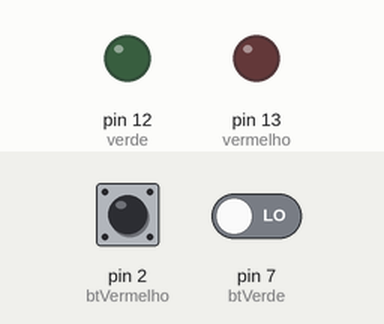
Recording of a sketch running on a simulated Arduino Uno, built with avr-gcc and run on an emulated ATmega328P. On the bench: output pins drawn as LEDs (lit = HIGH). Inputs (shaded band) come from the test bench; at power-on: pin 2 (btVermelho) LOW, pin 7 (btVerde) LOW.

Above: at 1.2 s.
1.3 s: pin 2 (btVermelho) driven HIGH
At 2.4 s:
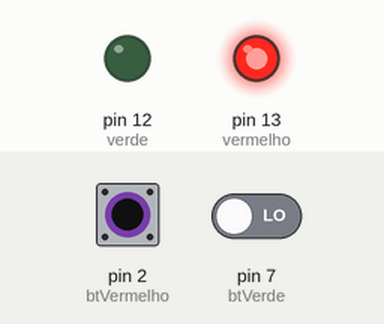
2.8 s: pin 7 (btVerde) driven HIGH
At 3.6 s:
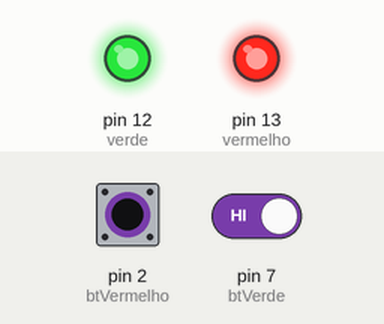
4.3 s: pin 2 (btVermelho) pulsed LOW 5 times (0.12 s each, 0.3 s apart)
At 6.4 s:
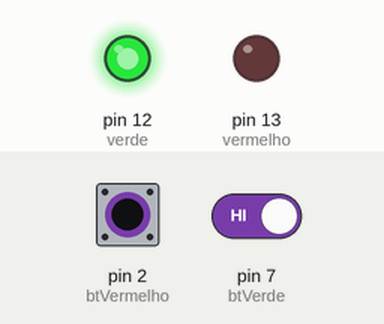
Timing chart, 0 to 7.9 s (numbered marks = the images above; inputs shaded):
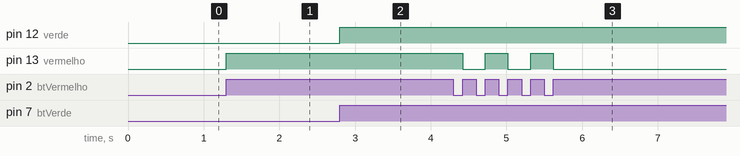

The sketch:

leds_botao.ino
```cpp
//Code By: Caio Viktor

int vermelho = 13;
int verde = 12;
int btVermelho = 2;
int btVerde = 7;

int ultimoEstadoVermelho,ultimoEstadoVerde;
int acesoVermelho,acesoVerde;

void acenderLed(int cor){
  digitalWrite(cor,HIGH);
}
void apagarLed(int cor){
  digitalWrite(cor,LOW);
}
void apagarTodos(){
  apagarLed(vermelho);
  apagarLed(verde);
}

void tentarAcender(int cor,int bt,int *estado,int *aceso){
  int nivel = digitalRead(bt);
  if(nivel != *estado){
    if(nivel == HIGH){
      if(*aceso == 0){
        *aceso = 1;
        acenderLed(cor);
      }
      else{
        *aceso = 0;
        apagarLed(cor);
      }
    }
    delay(50);
  }
  *estado = nivel;
}


void setup() {
  // put your setup code here, to run once:
  pinMode(vermelho,OUTPUT);
  pinMode(verde,OUTPUT);
  pinMode(btVermelho,INPUT);
  pinMode(btVerde,INPUT);
  apagarTodos();
  ultimoEstadoVermelho = HIGH;
  ultimoEstadoVerde = HIGH;
  acesoVermelho=0;
  acesoVerde=0;
}

void loop() {
  // put your main code here, to run repeatedly:
  tentarAcender(vermelho,btVermelho,&ultimoEstadoVermelho,&acesoVermelho);
  tentarAcender(verde,btVerde,&ultimoEstadoVerde,&acesoVerde);


}
```

Measured:
- after the input at 1.3 s, pin 13 (vermelho): LOW → HIGH at once
- after the input at 2.8 s, pin 12 (verde): LOW → HIGH at once
- after the input at 4.3 s, pin 13 (vermelho): alternates HIGH for 0.30 s and LOW for 0.30 s, 5 changes in all, then stays LOW, starting after 0.12 s
